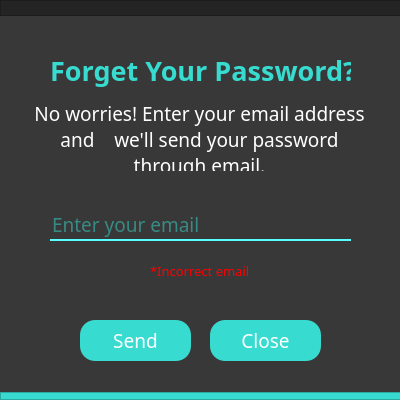
<?xml version="1.0" encoding="UTF-8"?>
<ui version="4.0">
 <class>Dialog</class>
 <widget class="QDialog" name="Dialog">
  <property name="geometry">
   <rect>
    <x>0</x>
    <y>0</y>
    <width>400</width>
    <height>400</height>
   </rect>
  </property>
  <property name="windowTitle">
   <string>Dialog</string>
  </property>
  <property name="styleSheet">
   <string notr="true">background-color:#383838</string>
  </property>
  <widget class="QLabel" name="i_title">
   <property name="geometry">
    <rect>
     <x>50</x>
     <y>50</y>
     <width>301</width>
     <height>41</height>
    </rect>
   </property>
   <property name="font">
    <font>
     <family>RB</family>
     <pointsize>20</pointsize>
     <weight>75</weight>
     <bold>true</bold>
    </font>
   </property>
   <property name="styleSheet">
    <string notr="true">color: #38dbd0</string>
   </property>
   <property name="frameShadow">
    <enum>QFrame::Plain</enum>
   </property>
   <property name="text">
    <string>Forget Your Password?</string>
   </property>
  </widget>
  <widget class="QLabel" name="i_subtitle">
   <property name="geometry">
    <rect>
     <x>24</x>
     <y>100</y>
     <width>351</width>
     <height>71</height>
    </rect>
   </property>
   <property name="font">
    <font>
     <family>RB</family>
     <pointsize>14</pointsize>
     <weight>50</weight>
     <bold>false</bold>
    </font>
   </property>
   <property name="styleSheet">
    <string notr="true">color:white;</string>
   </property>
   <property name="text">
    <string>No worries! Enter your email address and    we'll send your password through email.</string>
   </property>
   <property name="textFormat">
    <enum>Qt::PlainText</enum>
   </property>
   <property name="alignment">
    <set>Qt::AlignHCenter|Qt::AlignTop</set>
   </property>
   <property name="wordWrap">
    <bool>true</bool>
   </property>
  </widget>
  <widget class="QLineEdit" name="i_email">
   <property name="geometry">
    <rect>
     <x>50</x>
     <y>190</y>
     <width>301</width>
     <height>51</height>
    </rect>
   </property>
   <property name="font">
    <font>
     <family>RB</family>
     <pointsize>14</pointsize>
    </font>
   </property>
   <property name="styleSheet">
    <string notr="true">color: #38DBD0;
border: none;
border-bottom: 2px solid rgb(85, 255, 255);
</string>
   </property>
   <property name="alignment">
    <set>Qt::AlignBottom|Qt::AlignLeading|Qt::AlignLeft</set>
   </property>
   <property name="placeholderText">
    <string>Enter your email</string>
   </property>
  </widget>
  <widget class="QLabel" name="i_background">
   <property name="geometry">
    <rect>
     <x>-50</x>
     <y>-40</y>
     <width>441</width>
     <height>521</height>
    </rect>
   </property>
   <property name="text">
    <string/>
   </property>
   <property name="pixmap">
    <pixmap>../images/Background.png</pixmap>
   </property>
   <property name="scaledContents">
    <bool>true</bool>
   </property>
  </widget>
  <widget class="QPushButton" name="i_send">
   <property name="geometry">
    <rect>
     <x>80</x>
     <y>320</y>
     <width>111</width>
     <height>41</height>
    </rect>
   </property>
   <property name="font">
    <font>
     <family>RB</family>
     <pointsize>14</pointsize>
    </font>
   </property>
   <property name="cursor">
    <cursorShape>PointingHandCursor</cursorShape>
   </property>
   <property name="styleSheet">
    <string notr="true">QPushButton {
	border-radius: 15px;
	background-color: #38DBD0;
	color: rgb(255, 255, 255);
}

QPushButton:hover {
	background-color: #23b2a8;
	color: rgb(255, 255, 255);
}

QPushButton:pressed {
	background-color: #38DBD0;
}</string>
   </property>
   <property name="text">
    <string>Send</string>
   </property>
   <property name="autoDefault">
    <bool>true</bool>
   </property>
   <property name="default">
    <bool>false</bool>
   </property>
   <property name="flat">
    <bool>false</bool>
   </property>
  </widget>
  <widget class="QPushButton" name="i_close">
   <property name="geometry">
    <rect>
     <x>210</x>
     <y>320</y>
     <width>111</width>
     <height>41</height>
    </rect>
   </property>
   <property name="font">
    <font>
     <family>RB</family>
     <pointsize>14</pointsize>
    </font>
   </property>
   <property name="cursor">
    <cursorShape>PointingHandCursor</cursorShape>
   </property>
   <property name="styleSheet">
    <string notr="true">QPushButton {
	border-radius: 15px;
	background-color: #38DBD0;
	color: rgb(255, 255, 255);
}

QPushButton:hover {
	background-color: #23b2a8;
	color: rgb(255, 255, 255);
}

QPushButton:pressed {
	background-color: #38DBD0;
}</string>
   </property>
   <property name="text">
    <string>Close</string>
   </property>
   <property name="autoDefault">
    <bool>true</bool>
   </property>
   <property name="default">
    <bool>false</bool>
   </property>
   <property name="flat">
    <bool>false</bool>
   </property>
  </widget>
  <widget class="QFrame" name="i_header">
   <property name="geometry">
    <rect>
     <x>0</x>
     <y>0</y>
     <width>401</width>
     <height>16</height>
    </rect>
   </property>
   <property name="styleSheet">
    <string notr="true">background-color: #252424</string>
   </property>
   <property name="frameShape">
    <enum>QFrame::StyledPanel</enum>
   </property>
   <property name="frameShadow">
    <enum>QFrame::Raised</enum>
   </property>
  </widget>
  <widget class="QFrame" name="i_footer">
   <property name="geometry">
    <rect>
     <x>0</x>
     <y>392</y>
     <width>402</width>
     <height>8</height>
    </rect>
   </property>
   <property name="styleSheet">
    <string notr="true">background-color: #38dbd0</string>
   </property>
   <property name="frameShape">
    <enum>QFrame::StyledPanel</enum>
   </property>
   <property name="frameShadow">
    <enum>QFrame::Raised</enum>
   </property>
  </widget>
  <widget class="QLabel" name="i_email_note">
   <property name="geometry">
    <rect>
     <x>150</x>
     <y>260</y>
     <width>211</width>
     <height>21</height>
    </rect>
   </property>
   <property name="font">
    <font>
     <family>RB</family>
     <pointsize>10</pointsize>
    </font>
   </property>
   <property name="styleSheet">
    <string notr="true">color:rgb(255, 0, 0)</string>
   </property>
   <property name="text">
    <string>*Incorrect email</string>
   </property>
  </widget>
  <zorder>i_background</zorder>
  <zorder>i_title</zorder>
  <zorder>i_subtitle</zorder>
  <zorder>i_email</zorder>
  <zorder>i_send</zorder>
  <zorder>i_close</zorder>
  <zorder>i_header</zorder>
  <zorder>i_footer</zorder>
  <zorder>i_email_note</zorder>
 </widget>
 <resources/>
 <connections/>
</ui>
